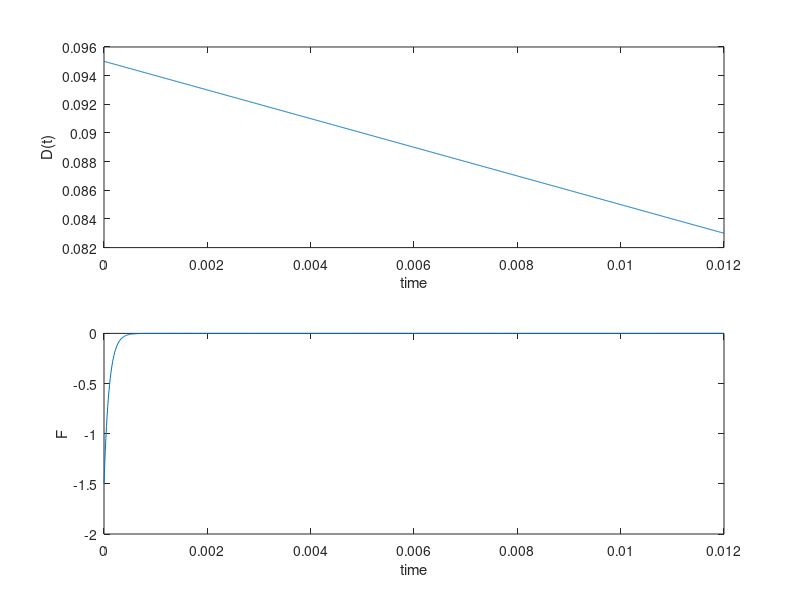

Here is the MATLAB script that generated this plot: (Note: this script raises an error after producing the figure.)
% We try to numerically solve the differential equation.
clear all
close all
clc
clf
% load('Chirp1.mat')

load('Step1.mat')
y0_ = y(end,:);
clearvars -except y0_
plot(y0_)
n=512
yIn = y0_;


n=512
y0=yIn;%(2:end-1)
y0(n+1:2*n) = y0(n+1:2*n)+0.5e-3*(rand(n,1)-0.5)';
% y0(1.5*n) = y0(1.5*n)+random
plot(y0)
%%
global  G d0 Fmat_ tMat_ lMat_ rho
% Independent variable for ODE integration
% ncall=0;
% Initial condition
n=512;
rho =1000;
G = 3e6;
w = 10e-3;
t = 1e-3;
I = w*t^3/12;
A = w*t;
Fmat_=[];
tMat_ =[];
lMat_ =[];
% ell = d0;
d0 = 100e-3; %Length of strip ~ 10 cm


%%
tmat=linspace(0,12e-3,1000);
tau = 1e-4;
Fmat =  -1.5*exp(-tmat./tau) ;

v=1;
Dmat = 0.095*ones(size(tmat))-v*tmat;
subplot(2,1,1)
plot(tmat,Dmat)
ylabel('D(t)'); xlabel('time')
% clf
subplot(2,1,2)

plot(tmat,Fmat)
ylabel('F'); xlabel('time')

%%
tic
reltol=1.0e-6; abstol=1.0e-6;
options=odeset('RelTol',reltol,'AbsTol',abstol);
% [t,y]=ode45(@(t,y) odeEulerBernoulli2(t,y,B_by_K,FbyKtMat,tMat,ell), tspan,y0,options);
noise = 1e-7;
[t,y]=ode23(@(t,y) odeEulerBernoulli4(t,y,Fmat,Dmat,tmat,G,I,A,v), [tmat(1) tmat(end)],y0);

toc
%
%%
close all
figure(1)
plot(tMat_,Fmat_,'.')
title('Force')
%%
figure(2)
plot(tMat_,lMat_)
title('Length of strip l')
ylim([0 0.2])
%%
figure(3)
waterfall(y(1:10:end,n+1:2*n))
view(10,100)
%%

y_=zeros(size(y,1),n);
for i = 1: length(t)
    y_(i,:) = smooth(y(i,n+1:2*n),30);
end




v=1;
dMat = zeros(length(t),512);
for i = 1: length(t)
    dMat(i,:) =linspace(0,0.095-v*t(i),512);
end
figure(1)
% subplot(2,1,2)
% clf
tMat = repmat(t,512,1)';
% plot(y__(8090,:))
for i = 1: length(t)
    LengthMat(i) = arclength(dMat(i,:),y_(i,:));
end
% %%
% plot(t,LengthMat)
% hold on
% plot(tMat_,lMat_)
% ylim([0.09 0.12])
